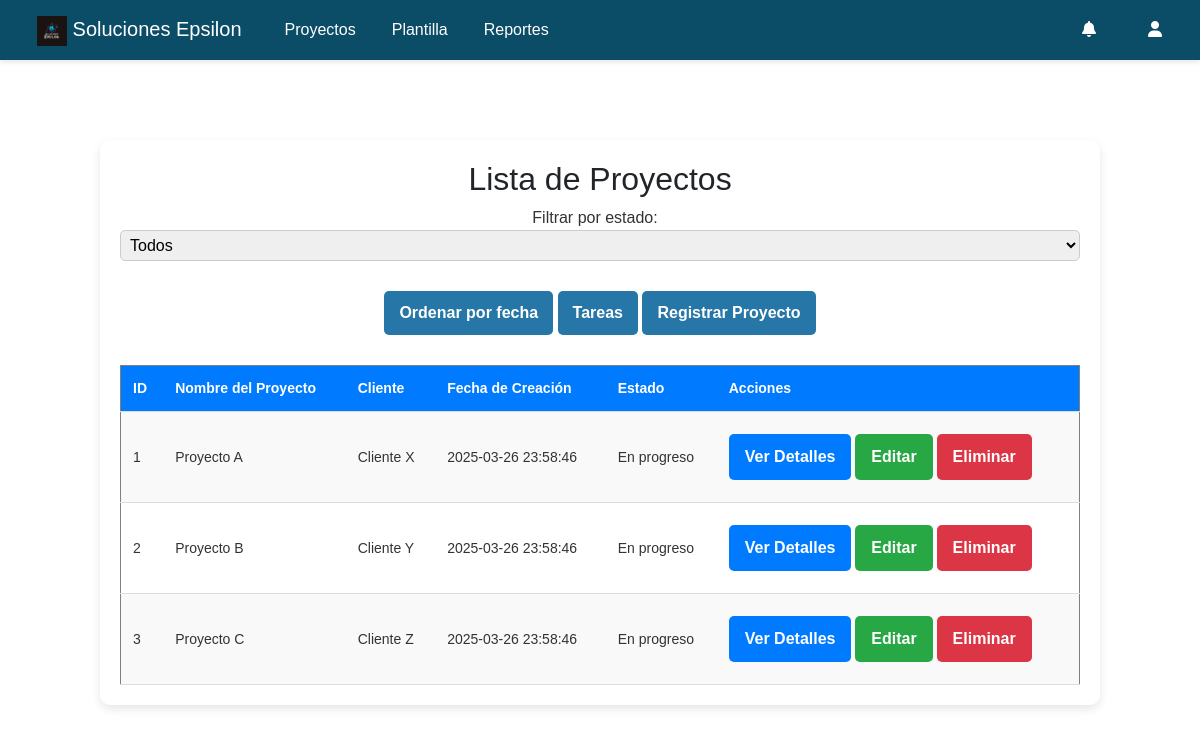
Page /Proyecto_Gestion_Proyectos_SolucionesEpsilon/Proyecto_Gestion_Proyectos/listar_proyectos.php on the earlier database version.
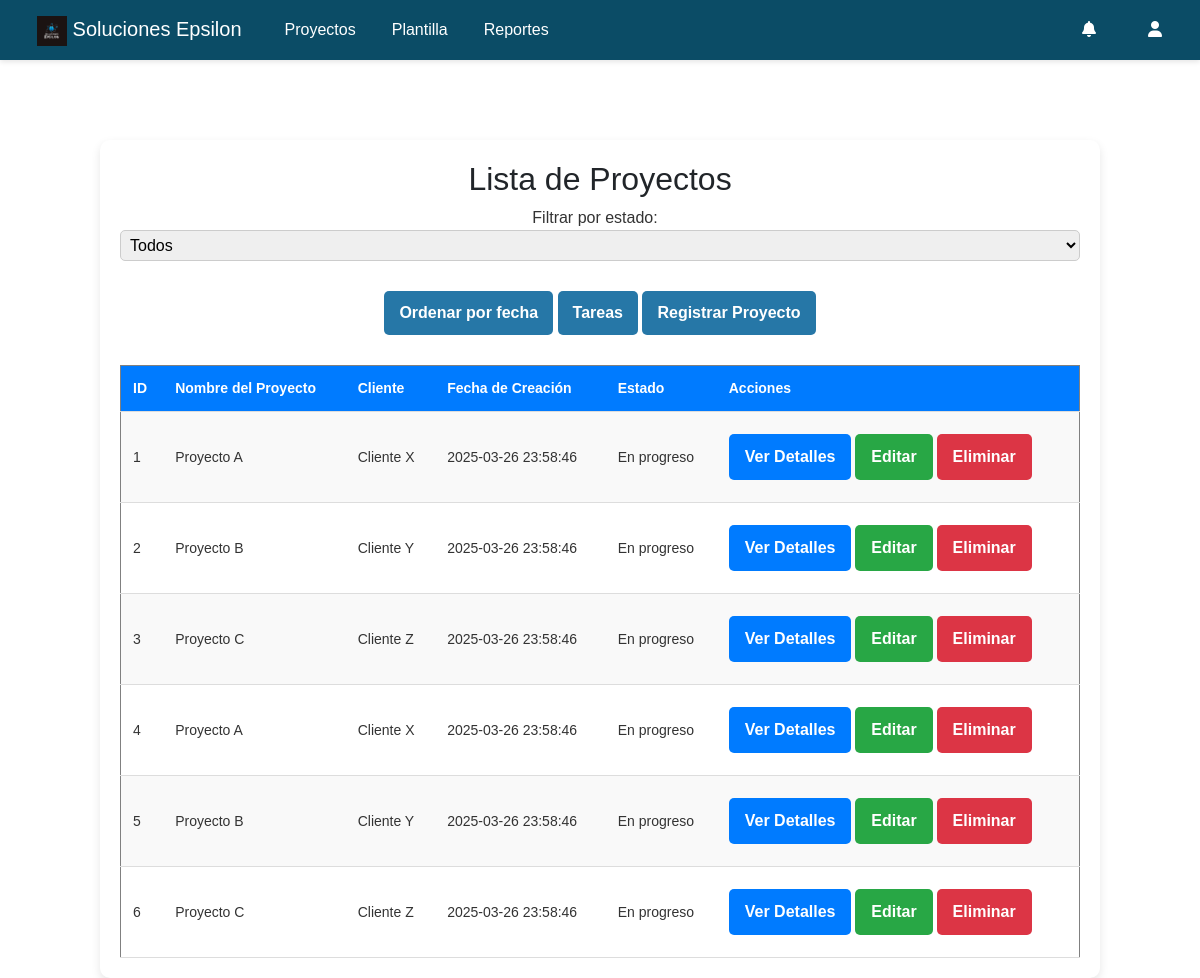
Same page on the later database version.
### tables this page shows
CREATE TABLE `proyectos` (
    `id` INT AUTO_INCREMENT PRIMARY KEY,
    `nombre` VARCHAR(255) NOT NULL,
    `cliente` VARCHAR(255) NOT NULL,
    `fecha_creacion` TIMESTAMP DEFAULT CURRENT_TIMESTAMP,
    `estado` ENUM('En progreso', 'En revisión', 'Finalizado', 'Inactivo') NOT NULL DEFAULT 'En progreso'
);

### Proyecto_Gestion_Proyectos_SolucionesEpsilon/Proyecto_Gestion_Proyectos/listar_proyectos.php (the view, shortened to what this page needs)
<?php
include 'Plantilla.php';
try {
    $pdo = new PDO("mysql:host=$db_host;dbname=$db_name", $db_user, $db_pass);
    $pdo->setAttribute(PDO::ATTR_ERRMODE, PDO::ERRMODE_EXCEPTION);
} catch (PDOException $e) {
    die("Error de conexión a la base de datos: " . $e->getMessage());
}
$sql = "SELECT * FROM proyectos";
$params = [];
$stmt = $pdo->prepare($sql);
$stmt->execute($params);
$proyectos = $stmt->fetchAll(PDO::FETCH_ASSOC);
?>
<!DOCTYPE html>
<html lang="es">
<head>
    <link rel="stylesheet" href="../CSS/estilos.css">
</head>
<body>
<?php MostrarNavbar(); ?>
<div class="form-container">
    <h2>Lista de Proyectos</h2>
    <form method="GET" action="<?= BASE_URL ?>listar_proyectos.php"">
        <label for="filtro_estado">Filtrar por estado:</label>
        <select name="filtro_estado" onchange="this.form.submit()">
            <option value="">Todos</option>
        </select>
    </form>
    <a href="?ordenar=fecha" class="btn2">Ordenar por fecha</a>
    <a href="board.php" class="btn2">Tareas</a>
    <a href="proyectos.php" class="btn2">Registrar Proyecto</a>
    <table border="1">
        <tr>
            <th>ID</th>
            <th>Nombre del Proyecto</th>
            <th>Cliente</th>
            <th>Fecha de Creación</th>
            <th>Estado</th>
            <th>Acciones</th>
        </tr>
        <?php foreach ($proyectos as $proyecto): ?>
            <tr>
                <td><?= htmlspecialchars($proyecto['id']); ?></td>
                <td><?= htmlspecialchars($proyecto['nombre']); ?></td>
                <td><?= htmlspecialchars($proyecto['cliente']); ?></td>
                <td><?= htmlspecialchars($proyecto['fecha_creacion']); ?></td>
                <td><?= htmlspecialchars($proyecto['estado']); ?></td>
                <td>
                    <a href="ver_proyecto.php?id=<?= $proyecto['id']; ?>" class="btn">Ver Detalles</a>
                    <a href="editar_proyecto.php?id=<?= $proyecto['id']; ?>" class="btn">Editar</a>
                    <a href="javascript:void(0);" class="btn" onclick="confirmarEliminar(<?= $proyecto['id']; ?>);">Eliminar</a>
                </td>
            </tr>
        <?php endforeach; ?>
    </table>
</div>
</body>
</html>

### Proyecto_Gestion_Proyectos_SolucionesEpsilon/Proyecto_Gestion_Proyectos/plantilla.php (shortened to what this page needs)
<?php
function MostrarNavbar()
{
    ?>
    <head>
        <link rel="stylesheet" href="../CSS/estilos.css">
        <link href="https://cdn.jsdelivr.net/npm/bootstrap@5.3.3/dist/css/bootstrap.min.css" rel="stylesheet">
    </head>
    <nav class="navbar navbar-expand-lg navbar-dark py-2">
        <div class="container-fluid">
            <a href="<?= BASE_URL ?>index.php" class="navbar-brand">
            <img src="<?= IMG_URL ?>Logo_SE.png" alt="Logo" width="30" height="30">
                Soluciones Epsilon
            </a>
            <div class="collapse navbar-collapse justify-content-between" id="navbarCollapse">
                <ul class="navbar-nav">
                    <li class="nav-item"><a class="nav-link" href="<?= BASE_URL ?>listar_proyectos.php">Proyectos</a></li>
                    <li class="nav-item"><a class="nav-link" href="<?= BASE_URL ?>plantillas/main.php">Plantilla</a></li>
                    <li class="nav-item"><a class="nav-link" href="<?= BASE_URL ?>reportes.php">Reportes</a></li>
                </ul>
                <ul class="navbar-nav d-flex flex-row">
                    <li class="nav-item px-2">
                        <a class="nav-link" href="#"><i class="fa-solid fa-bell"></i></a>
                    </li>
                    <li class="nav-item dropdown px-2">
                        <a class="nav-link" href="#" id="userDropdown" role="button" data-bs-toggle="dropdown">
                            <i class="fa-solid fa-user"></i>
                        </a>
                    </li>
                </ul>
            </div>
        </div>
    </nav>
    <?php
    $output = ob_get_clean();
    echo $output;
}
?>

### Proyecto_Gestion_Proyectos_SolucionesEpsilon/CSS/estilos.css (style rules this page uses)
.form-container { background-color: rgba(255, 255, 255, 0.9); border-radius: 10px; box-shadow: 0 4px 20px rgba(0, 0, 0, 0.1); padding: 20px; width: 300px; text-align: center; }
input[type="text"], input[type="email"], input[type="password"], input[type="date"], select { width: 100%; padding: 10px; margin-bottom: 15px; border: 1px solid #CFD0D0; border-radius: 5px; }
* { margin: 0; padding: 0; box-sizing: border-box; font-family: 'Arial', sans-serif; }
body { background-color: #f4f4f4; display: flex; flex-direction: column; align-items: center; justify-content: flex-start; min-height: 100vh; padding-top: 0; }
.navbar { width: 100%; height: 60px; background: #0B4C66; display: flex; align-items: center; padding: 0 20px; position: fixed; top: 0; left: 0; z-index: 1000; box-shadow: 0 2px 5px rgba(0, 0, 0, 0.1); }
.navbar a { color: white; text-decoration: none; padding: 10px 15px; margin: 0 10px; }
.form-container { background: #fff; padding: 20px; border-radius: 10px; box-shadow: 0px 4px 10px rgba(0, 0, 0, 0.1); max-width: 500px; width: 100%; text-align: center; margin-top: 80px; }
h2 { margin-bottom: 15px; color: #333; }
.btn { display: inline-block; padding: 10px 15px; margin: 10px 5px; border-radius: 5px; text-decoration: none; font-weight: bold; transition: 0.3s; }
.btn:nth-child(1) { background-color: #007bff; color: white; }
.btn:nth-child(2) { background-color: #28a745; color: white; }
.btn:nth-child(3) { background-color: #dc3545; color: white; }
body { background-color: #f4f4f4; display: flex; flex-direction: column; align-items: center; justify-content: flex-start; min-height: 100vh; }
.form-container { background: #fff; padding: 20px; border-radius: 10px; box-shadow: 0px 4px 10px rgba(0, 0, 0, 0.1); max-width: 1000px; width: 100%; text-align: center; margin-top: 80px; }
h2 { margin-bottom: 20px; color: #333; }
form label { font-size: 16px; margin-right: 10px; color: #333; }
form select { padding: 5px; font-size: 16px; margin-bottom: 20px; border: 1px solid #ccc; border-radius: 5px; }
table { width: 100%; border-collapse: collapse; margin-top: 20px; font-size: 14px; color: #333; }
table th, table td { padding: 12px; text-align: left; border-bottom: 1px solid #ddd; }
table th { background-color: #007bff; color: white; }
table tr:nth-child(even) { background-color: #f9f9f9; }
table td a { padding: 8px 12px; text-decoration: none; border-radius: 5px; background-color: #35addc; color: white; font-weight: bold; margin-right: 5px; }
table td a.btn { background-color: #007bff; }
a.btn { display: inline-block; padding: 10px 15px; margin: 10px 0; text-decoration: none; background-color: #007bff; color: white; border-radius: 5px; font-weight: bold; }
.btn2 { display: inline-block; padding: 10px 15px; margin: 10px 0; text-decoration: none; background-color: #2677a7; color: white; border-radius: 5px; font-weight: bold; }

Differences in the rows shown:
added proyectos: id "4", nombre "Proyecto A", cliente "Cliente X", fecha_creacion "2025-03-26 23:58:46", estado "En progreso"
added proyectos: id "5", nombre "Proyecto B", cliente "Cliente Y", fecha_creacion "2025-03-26 23:58:46", estado "En progreso"
added proyectos: id "6", nombre "Proyecto C", cliente "Cliente Z", fecha_creacion "2025-03-26 23:58:46", estado "En progreso"
